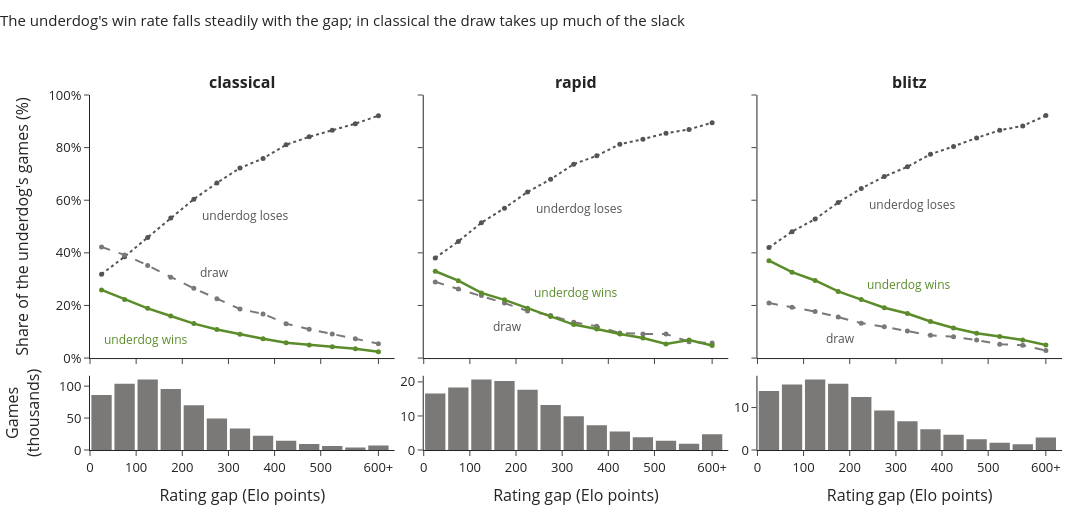

This figure's notebook cell:
### Code cell
show("fig_outcomes_by_gap")

### Figure 1 — Plotly figure (JSON) as saved in the notebook; plotly's stock layout.template omitted (floating-point values rounded to 4 significant figures)
{"data": [{"customdata": [86313, 103596, 110385, 95687, 69980, 49441, 33705, 22369, 14678, 9411, 6232, 4028, 6934], "hovertemplate": "underdog loses: %{y:.1f}% (n=%{customdata:,})<extra>classical</extra>", "line": {"color": "#555453", "dash": "dot", "width": 2}, "marker": {"color": "#555453", "size": 5}, "mode": "lines+markers", "name": "underdog loses", "showlegend": false, "type": "scatter", "x": [25.0, 75.0, 125.0, 175.0, 225.0, 275.0, 325.0, 375.0, 425.0, 475.0, 525.0, 575.0, 625.0], "xaxis": "x", "y": [31.89, 38.52, 45.86, 53.24, 60.41, 66.55, 72.26, 75.85, 81.08, 84.09, 86.55, 89.1, 92.14], "yaxis": "y"}, {"customdata": [86313, 103596, 110385, 95687, 69980, 49441, 33705, 22369, 14678, 9411, 6232, 4028, 6934], "hovertemplate": "draw: %{y:.1f}% (n=%{customdata:,})<extra>classical</extra>", "line": {"color": "#7a7977", "dash": "dash", "width": 2}, "marker": {"color": "#7a7977", "size": 5}, "mode": "lines+markers", "name": "draw", "showlegend": false, "type": "scatter", "x": [25.0, 75.0, 125.0, 175.0, 225.0, 275.0, 325.0, 375.0, 425.0, 475.0, 525.0, 575.0, 625.0], "xaxis": "x", "y": [42.21, 39.22, 35.23, 30.75, 26.5, 22.57, 18.65, 16.79, 13.08, 10.97, 9.13, 7.324, 5.48], "yaxis": "y"}, {"customdata": [86313, 103596, 110385, 95687, 69980, 49441, 33705, 22369, 14678, 9411, 6232, 4028, 6934], "hovertemplate": "underdog wins: %{y:.1f}% (n=%{customdata:,})<extra>classical</extra>", "line": {"color": "#5b8c2a", "dash": "solid", "width": 2.5}, "marker": {"color": "#5b8c2a", "size": 5}, "mode": "lines+markers", "name": "underdog wins", "showlegend": false, "type": "scatter", "x": [25.0, 75.0, 125.0, 175.0, 225.0, 275.0, 325.0, 375.0, 425.0, 475.0, 525.0, 575.0, 625.0], "xaxis": "x", "y": [25.9, 22.25, 18.91, 16.01, 13.09, 10.88, 9.097, 7.354, 5.839, 4.941, 4.316, 3.575, 2.38], "yaxis": "y"}, {"customdata": [86313, 103596, 110385, 95687, 69980, 49441, 33705, 22369, 14678, 9411, 6232, 4028, 6934], "hovertemplate": "%{customdata:,} games<extra></extra>", "marker": {"color": ["#7a7977", "#7a7977", "#7a7977", "#7a7977", "#7a7977", "#7a7977", "#7a7977", "#7a7977", "#7a7977", "#7a7977", "#7a7977", "#7a7977", "#7a7977"], "line": {"width": 0}}, "showlegend": false, "type": "bar", "width": 44, "x": [25.0, 75.0, 125.0, 175.0, 225.0, 275.0, 325.0, 375.0, 425.0, 475.0, 525.0, 575.0, 625.0], "xaxis": "x4", "y": [86.31, 103.6, 110.4, 95.69, 69.98, 49.44, 33.7, 22.37, 14.68, 9.411, 6.232, 4.028, 6.934], "yaxis": "y4"}, {"customdata": [16607, 18388, 20704, 20265, 17673, 13255, 9892, 7300, 5435, 3769, 2730, 1851, 4660], "hovertemplate": "underdog loses: %{y:.1f}% (n=%{customdata:,})<extra>rapid</extra>", "line": {"color": "#555453", "dash": "dot", "width": 2}, "marker": {"color": "#555453", "size": 5}, "mode": "lines+markers", "name": "underdog loses", "showlegend": false, "type": "scatter", "x": [25.0, 75.0, 125.0, 175.0, 225.0, 275.0, 325.0, 375.0, 425.0, 475.0, 525.0, 575.0, 625.0], "xaxis": "x2", "y": [38.06, 44.35, 51.44, 56.99, 63.14, 67.97, 73.71, 76.89, 81.32, 83.18, 85.49, 86.93, 89.48], "yaxis": "y2"}, {"customdata": [16607, 18388, 20704, 20265, 17673, 13255, 9892, 7300, 5435, 3769, 2730, 1851, 4660], "hovertemplate": "draw: %{y:.1f}% (n=%{customdata:,})<extra>rapid</extra>", "line": {"color": "#7a7977", "dash": "dash", "width": 2}, "marker": {"color": "#7a7977", "size": 5}, "mode": "lines+markers", "name": "draw", "showlegend": false, "type": "scatter", "x": [25.0, 75.0, 125.0, 175.0, 225.0, 275.0, 325.0, 375.0, 425.0, 475.0, 525.0, 575.0, 625.0], "xaxis": "x2", "y": [28.95, 26.24, 23.8, 20.88, 17.91, 16.21, 13.58, 12.08, 9.531, 9.18, 9.121, 6.213, 5.73], "yaxis": "y2"}, {"customdata": [16607, 18388, 20704, 20265, 17673, 13255, 9892, 7300, 5435, 3769, 2730, 1851, 4660], "hovertemplate": "underdog wins: %{y:.1f}% (n=%{customdata:,})<extra>rapid</extra>", "line": {"color": "#5b8c2a", "dash": "solid", "width": 2.5}, "marker": {"color": "#5b8c2a", "size": 5}, "mode": "lines+markers", "name": "underdog wins", "showlegend": false, "type": "scatter", "x": [25.0, 75.0, 125.0, 175.0, 225.0, 275.0, 325.0, 375.0, 425.0, 475.0, 525.0, 575.0, 625.0], "xaxis": "x2", "y": [32.99, 29.41, 24.76, 22.13, 18.96, 15.81, 12.72, 11.03, 9.144, 7.641, 5.385, 6.861, 4.785], "yaxis": "y2"}, {"customdata": [16607, 18388, 20704, 20265, 17673, 13255, 9892, 7300, 5435, 3769, 2730, 1851, 4660], "hovertemplate": "%{customdata:,} games<extra></extra>", "marker": {"color": ["#7a7977", "#7a7977", "#7a7977", "#7a7977", "#7a7977", "#7a7977", "#7a7977", "#7a7977", "#7a7977", "#7a7977", "#7a7977", "#7a7977", "#7a7977"], "line": {"width": 0}}, "showlegend": false, "type": "bar", "width": 44, "x": [25.0, 75.0, 125.0, 175.0, 225.0, 275.0, 325.0, 375.0, 425.0, 475.0, 525.0, 575.0, 625.0], "xaxis": "x5", "y": [16.61, 18.39, 20.7, 20.27, 17.67, 13.26, 9.892, 7.3, 5.435, 3.769, 2.73, 1.851, 4.66], "yaxis": "y5"}, {"customdata": [13927, 15462, 16606, 15588, 12478, 9336, 6799, 4910, 3603, 2558, 1729, 1361, 2954], "hovertemplate": "underdog loses: %{y:.1f}% (n=%{customdata:,})<extra>blitz</extra>", "line": {"color": "#555453", "dash": "dot", "width": 2}, "marker": {"color": "#555453", "size": 5}, "mode": "lines+markers", "name": "underdog loses", "showlegend": false, "type": "scatter", "x": [25.0, 75.0, 125.0, 175.0, 225.0, 275.0, 325.0, 375.0, 425.0, 475.0, 525.0, 575.0, 625.0], "xaxis": "x3", "y": [42.04, 48.05, 52.85, 59.1, 64.5, 68.99, 72.72, 77.47, 80.46, 83.7, 86.58, 88.24, 92.18], "yaxis": "y3"}, {"customdata": [13927, 15462, 16606, 15588, 12478, 9336, 6799, 4910, 3603, 2558, 1729, 1361, 2954], "hovertemplate": "draw: %{y:.1f}% (n=%{customdata:,})<extra>blitz</extra>", "line": {"color": "#7a7977", "dash": "dash", "width": 2}, "marker": {"color": "#7a7977", "size": 5}, "mode": "lines+markers", "name": "draw", "showlegend": false, "type": "scatter", "x": [25.0, 75.0, 125.0, 175.0, 225.0, 275.0, 325.0, 375.0, 425.0, 475.0, 525.0, 575.0, 625.0], "xaxis": "x3", "y": [20.93, 19.31, 17.66, 15.57, 13.27, 11.88, 10.33, 8.635, 8.104, 6.841, 5.263, 4.849, 2.844], "yaxis": "y3"}, {"customdata": [13927, 15462, 16606, 15588, 12478, 9336, 6799, 4910, 3603, 2558, 1729, 1361, 2954], "hovertemplate": "underdog wins: %{y:.1f}% (n=%{customdata:,})<extra>blitz</extra>", "line": {"color": "#5b8c2a", "dash": "solid", "width": 2.5}, "marker": {"color": "#5b8c2a", "size": 5}, "mode": "lines+markers", "name": "underdog wins", "showlegend": false, "type": "scatter", "x": [25.0, 75.0, 125.0, 175.0, 225.0, 275.0, 325.0, 375.0, 425.0, 475.0, 525.0, 575.0, 625.0], "xaxis": "x3", "y": [37.03, 32.63, 29.49, 25.33, 22.23, 19.13, 16.96, 13.89, 11.43, 9.461, 8.155, 6.907, 4.976], "yaxis": "y3"}, {"customdata": [13927, 15462, 16606, 15588, 12478, 9336, 6799, 4910, 3603, 2558, 1729, 1361, 2954], "hovertemplate": "%{customdata:,} games<extra></extra>", "marker": {"color": ["#7a7977", "#7a7977", "#7a7977", "#7a7977", "#7a7977", "#7a7977", "#7a7977", "#7a7977", "#7a7977", "#7a7977", "#7a7977", "#7a7977", "#7a7977"], "line": {"width": 0}}, "showlegend": false, "type": "bar", "width": 44, "x": [25.0, 75.0, 125.0, 175.0, 225.0, 275.0, 325.0, 375.0, 425.0, 475.0, 525.0, 575.0, 625.0], "xaxis": "x6", "y": [13.93, 15.46, 16.61, 15.59, 12.48, 9.336, 6.799, 4.91, 3.603, 2.558, 1.729, 1.361, 2.954], "yaxis": "y6"}], "layout": {"annotations": [{"font": {"size": 16}, "showarrow": false, "text": "<b>classical</b>", "x": 0.1567, "xanchor": "center", "xref": "paper", "y": 1.0, "yanchor": "bottom", "yref": "paper"}, {"font": {"size": 16}, "showarrow": false, "text": "<b>rapid</b>", "x": 0.5, "xanchor": "center", "xref": "paper", "y": 1.0, "yanchor": "bottom", "yref": "paper"}, {"font": {"size": 16}, "showarrow": false, "text": "<b>blitz</b>", "x": 0.8433, "xanchor": "center", "xref": "paper", "y": 1.0, "yanchor": "bottom", "yref": "paper"}, {"font": {"color": "#555453", "size": 12}, "showarrow": false, "text": "underdog loses", "x": 225.0, "xanchor": "left", "xref": "x", "xshift": 6, "y": 60.41, "yanchor": "top", "yref": "y", "yshift": -6}, {"font": {"color": "#555453", "size": 12}, "showarrow": false, "text": "draw", "x": 225.0, "xanchor": "left", "xref": "x", "xshift": 4, "y": 26.5, "yanchor": "bottom", "yref": "y", "yshift": 5}, {"font": {"color": "#5b8c2a", "size": 12}, "showarrow": false, "text": "underdog wins", "x": 225.0, "xanchor": "right", "xref": "x", "xshift": -4, "y": 13.09, "yanchor": "top", "yref": "y", "yshift": -5}, {"font": {"color": "#555453", "size": 12}, "showarrow": false, "text": "underdog loses", "x": 225.0, "xanchor": "left", "xref": "x2", "xshift": 6, "y": 63.14, "yanchor": "top", "yref": "y2", "yshift": -6}, {"font": {"color": "#555453", "size": 12}, "showarrow": false, "text": "draw", "x": 225.0, "xanchor": "right", "xref": "x2", "xshift": -4, "y": 17.91, "yanchor": "top", "yref": "y2", "yshift": -5}, {"font": {"color": "#5b8c2a", "size": 12}, "showarrow": false, "text": "underdog wins", "x": 225.0, "xanchor": "left", "xref": "x2", "xshift": 4, "y": 18.96, "yanchor": "bottom", "yref": "y2", "yshift": 5}, {"font": {"color": "#555453", "size": 12}, "showarrow": false, "text": "underdog loses", "x": 225.0, "xanchor": "left", "xref": "x3", "xshift": 6, "y": 64.5, "yanchor": "top", "yref": "y3", "yshift": -6}, {"font": {"color": "#555453", "size": 12}, "showarrow": false, "text": "draw", "x": 225.0, "xanchor": "right", "xref": "x3", "xshift": -4, "y": 13.27, "yanchor": "top", "yref": "y3", "yshift": -5}, {"font": {"color": "#5b8c2a", "size": 12}, "showarrow": false, "text": "underdog wins", "x": 225.0, "xanchor": "left", "xref": "x3", "xshift": 4, "y": 22.23, "yanchor": "bottom", "yref": "y3", "yshift": 5}], "font": {"size": 13}, "height": 520, "legend": {"orientation": "h", "x": 0, "xanchor": "left", "y": -0.2, "yanchor": "top"}, "margin": {"b": 70, "l": 75, "r": 30, "t": 95}, "title": {"font": {"size": 15}, "text": "The underdog's win rate falls steadily with the gap; in classical the draw takes up much of the slack", "x": 0, "xanchor": "left", "y": 0.97, "yanchor": "top"}, "width": 1100, "xaxis": {"anchor": "y", "domain": [0.0, 0.3133], "matches": "x4", "range": [0, 660], "showticklabels": false, "ticktext": ["0", "100", "200", "300", "400", "500", "600+"], "tickvals": [0, 100, 200, 300, 400, 500, 625]}, "xaxis2": {"anchor": "y2", "domain": [0.3433, 0.6567], "matches": "x5", "range": [0, 660], "showticklabels": false, "ticktext": ["0", "100", "200", "300", "400", "500", "600+"], "tickvals": [0, 100, 200, 300, 400, 500, 625]}, "xaxis3": {"anchor": "y3", "domain": [0.6867, 1.0], "matches": "x6", "range": [0, 660], "showticklabels": false, "ticktext": ["0", "100", "200", "300", "400", "500", "600+"], "tickvals": [0, 100, 200, 300, 400, 500, 625]}, "xaxis4": {"anchor": "y4", "domain": [0.0, 0.3133], "range": [0, 660], "ticktext": ["0", "100", "200", "300", "400", "500", "600+"], "tickvals": [0, 100, 200, 300, 400, 500, 625], "title": {"text": "Rating gap (Elo points)"}}, "xaxis5": {"anchor": "y5", "domain": [0.3433, 0.6567], "range": [0, 660], "ticktext": ["0", "100", "200", "300", "400", "500", "600+"], "tickvals": [0, 100, 200, 300, 400, 500, 625], "title": {"text": "Rating gap (Elo points)"}}, "xaxis6": {"anchor": "y6", "domain": [0.6867, 1.0], "range": [0, 660], "ticktext": ["0", "100", "200", "300", "400", "500", "600+"], "tickvals": [0, 100, 200, 300, 400, 500, 625], "title": {"text": "Rating gap (Elo points)"}}, "yaxis": {"anchor": "x", "domain": [0.259, 1.0], "range": [0, 100], "ticksuffix": "%", "title": {"text": "Share of the underdog's games (%)"}}, "yaxis2": {"anchor": "x2", "domain": [0.259, 1.0], "range": [0, 100], "showticklabels": false, "ticksuffix": "%"}, "yaxis3": {"anchor": "x3", "domain": [0.259, 1.0], "range": [0, 100], "showticklabels": false, "ticksuffix": "%"}, "yaxis4": {"anchor": "x4", "domain": [0.0, 0.209], "nticks": 3, "rangemode": "tozero", "title": {"text": "Games<br>(thousands)"}}, "yaxis5": {"anchor": "x5", "domain": [0.0, 0.209], "nticks": 3, "rangemode": "tozero"}, "yaxis6": {"anchor": "x6", "domain": [0.0, 0.209], "nticks": 3, "rangemode": "tozero"}}}
